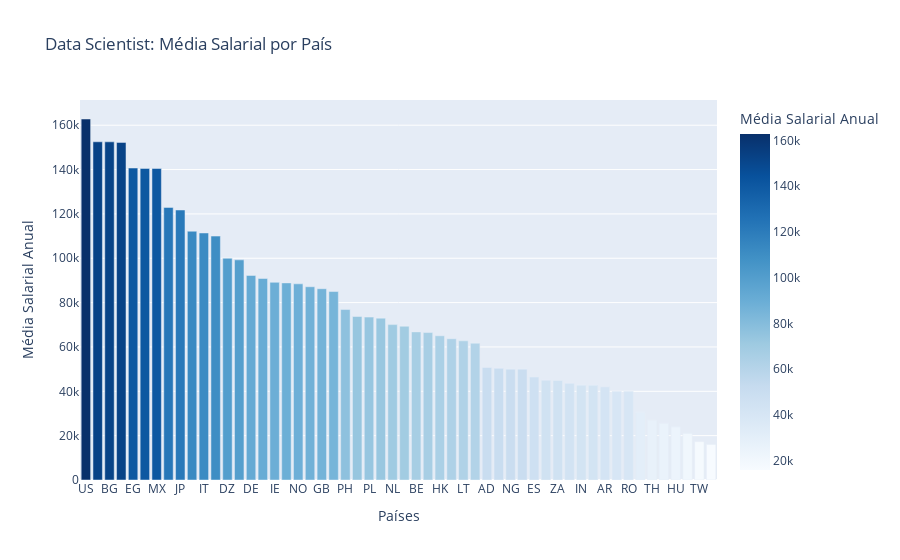

The cell this chart's notebook holds for it:
### Code cell
datascientist_salary = df_limpo[df_limpo['cargo'] == 'Data Scientist']
mean_salary = datascientist_salary.groupby('residencia')['usd'].mean().sort_values(ascending=False).reset_index()
img = px.bar(mean_salary,
    x='residencia', 
    y='usd',
    color= 'usd',
    color_continuous_scale= 'Blues',
    title='Data Scientist: Média Salarial por País',
    labels={'usd': 'Média Salarial Anual', 'residencia': 'Países'})
img.show()

### Figure 1 — Plotly figure (JSON) as saved in the notebook; plotly's stock layout.template omitted (floating-point values rounded to 4 significant figures)
{"data": [{"hovertemplate": "Países=%{x}<br>Média Salarial Anual=%{marker.color}<extra></extra>", "legendgroup": "", "marker": {"color": [162800.0, 152500.0, 152500.0, 152300.0, 140700.0, 140500.0, 140500.0, 122900.0, 121800.0, 112200.0, 111400.0, 110000.0, 100000.0, 99270.0, 92250.0, 90880.0, 89150.0, 88890.0, 88460.0, 87160.0, 86260.0, 85000.0, 76860.0, 73720.0, 73470.0, 73000.0, 70070.0, 69350.0, 66790.0, 66500.0, 65060.0, 63700.0, 62760.0, 61690.0, 50740.0, 50340.0, 50000.0, 50000.0, 46420.0, 45020.0, 44870.0, 43610.0, 42780.0, 42680.0, 42000.0, 40000.0, 39990.0, 30520.0, 26960.0, 25530.0, 23940.0, 21000.0, 17280.0, 16000.0], "coloraxis": "coloraxis", "pattern": {"shape": ""}}, "name": "", "orientation": "v", "showlegend": false, "textposition": "auto", "type": "bar", "x": ["US", "SG", "BG", "CH", "EG", "CA", "MX", "NZ", "JP", "AU", "IT", "DO", "DZ", "KR", "DE", "FR", "IE", "PT", "NO", "SE", "GB", "UA", "PH", "BR", "PL", "UZ", "NL", "CL", "BE", "RU", "HK", "CY", "LT", "LV", "AD", "AT", "NG", "KE", "ES", "TR", "ZA", "FI", "IN", "GR", "AR", "EE", "RO", "SK", "TH", "RS", "HU", "PK", "TW", "EC"], "xaxis": "x", "y": [162800.0, 152500.0, 152500.0, 152300.0, 140700.0, 140500.0, 140500.0, 122900.0, 121800.0, 112200.0, 111400.0, 110000.0, 100000.0, 99270.0, 92250.0, 90880.0, 89150.0, 88890.0, 88460.0, 87160.0, 86260.0, 85000.0, 76860.0, 73720.0, 73470.0, 73000.0, 70070.0, 69350.0, 66790.0, 66500.0, 65060.0, 63700.0, 62760.0, 61690.0, 50740.0, 50340.0, 50000.0, 50000.0, 46420.0, 45020.0, 44870.0, 43610.0, 42780.0, 42680.0, 42000.0, 40000.0, 39990.0, 30520.0, 26960.0, 25530.0, 23940.0, 21000.0, 17280.0, 16000.0], "yaxis": "y"}], "layout": {"barmode": "relative", "coloraxis": {"colorbar": {"title": {"text": "Média Salarial Anual"}}, "colorscale": [[0, "rgb(247,251,255)"], [0.125, "rgb(222,235,247)"], [0.25, "rgb(198,219,239)"], [0.375, "rgb(158,202,225)"], [0.5, "rgb(107,174,214)"], [0.625, "rgb(66,146,198)"], [0.75, "rgb(33,113,181)"], [0.875, "rgb(8,81,156)"], [1, "rgb(8,48,107)"]]}, "legend": {"tracegroupgap": 0}, "title": {"text": "Data Scientist: Média Salarial por País"}, "xaxis": {"anchor": "y", "domain": [0, 1], "title": {"text": "Países"}}, "yaxis": {"anchor": "x", "domain": [0, 1], "title": {"text": "Média Salarial Anual"}}}}
